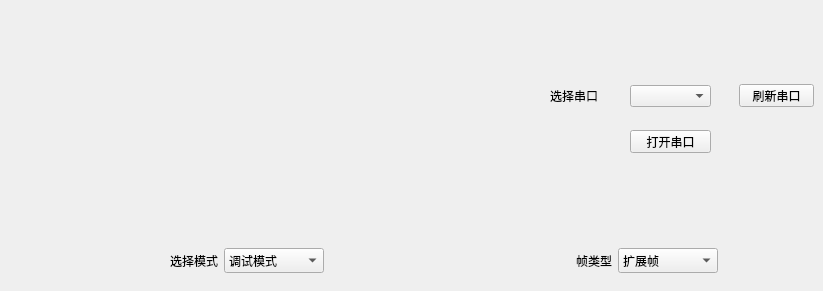
    <widget class="QWidget" name="tab_serial">
     <attribute name="title">
      <string>串口设置</string>
     </attribute>
     <widget class="QPushButton" name="pushButtonOpenCom">
      <property name="geometry">
       <rect>
        <x>630</x>
        <y>130</y>
        <width>81</width>
        <height>23</height>
       </rect>
      </property>
      <property name="font">
       <font>
        <family>微软雅黑</family>
       </font>
      </property>
      <property name="text">
       <string>打开串口</string>
      </property>
     </widget>
     <widget class="QLabel" name="labelImg">
      <property name="geometry">
       <rect>
        <x>10</x>
        <y>40</y>
        <width>451</width>
        <height>141</height>
       </rect>
      </property>
      <property name="styleSheet">
       <string notr="true">image: url(:/ico/resources/can_usb_1.png);</string>
      </property>
      <property name="text">
       <string/>
      </property>
     </widget>
     <widget class="QLabel" name="label_2">
      <property name="geometry">
       <rect>
        <x>550</x>
        <y>80</y>
        <width>61</width>
        <height>31</height>
       </rect>
      </property>
      <property name="font">
       <font>
        <family>微软雅黑</family>
        <pointsize>9</pointsize>
       </font>
      </property>
      <property name="text">
       <string>选择串口</string>
      </property>
     </widget>
     <widget class="QComboBox" name="comboBoxCom">
      <property name="geometry">
       <rect>
        <x>630</x>
        <y>85</y>
        <width>81</width>
        <height>22</height>
       </rect>
      </property>
      <property name="font">
       <font>
        <family>微软雅黑</family>
        <pointsize>9</pointsize>
       </font>
      </property>
     </widget>
     <widget class="QPushButton" name="pushButtonRefreshCom">
      <property name="geometry">
       <rect>
        <x>739</x>
        <y>84</y>
        <width>75</width>
        <height>23</height>
       </rect>
      </property>
      <property name="text">
       <string>刷新串口</string>
      </property>
     </widget>
     <widget class="QWidget" name="layoutWidget">
      <property name="geometry">
       <rect>
        <x>170</x>
        <y>240</y>
        <width>548</width>
        <height>42</height>
       </rect>
      </property>
      <layout class="QHBoxLayout" name="horizontalLayout">
       <item>
        <widget class="QLabel" name="label_12">
         <property name="font">
          <font>
           <family>微软雅黑</family>
           <pointsize>9</pointsize>
          </font>
         </property>
         <property name="text">
          <string>选择模式</string>
         </property>
        </widget>
       </item>
       <item>
        <widget class="QComboBox" name="comboBoxSelMode">
         <property name="minimumSize">
          <size>
           <width>100</width>
           <height>20</height>
          </size>
         </property>
         <property name="font">
          <font>
           <family>微软雅黑</family>
           <pointsize>9</pointsize>
          </font>
         </property>
         <item>
          <property name="text">
           <string>调试模式</string>
          </property>
         </item>
         <item>
          <property name="text">
           <string>生产模式</string>
          </property>
         </item>
        </widget>
       </item>
       <item>
        <spacer name="horizontalSpacer">
         <property name="orientation">
          <enum>Qt::Horizontal</enum>
         </property>
         <property name="sizeHint" stdset="0">
          <size>
           <width>300</width>
           <height>20</height>
          </size>
         </property>
        </spacer>
       </item>
       <item>
        <widget class="QLabel" name="label_29">
         <property name="font">
          <font>
           <family>微软雅黑</family>
           <pointsize>9</pointsize>
          </font>
         </property>
         <property name="text">
          <string>帧类型</string>
         </property>
        </widget>
       </item>
       <item>
        <widget class="QComboBox" name="comboBoxSelFrameType">
         <property name="minimumSize">
          <size>
           <width>100</width>
           <height>20</height>
          </size>
         </property>
         <property name="font">
          <font>
           <family>微软雅黑</family>
           <pointsize>9</pointsize>
          </font>
         </property>
         <property name="layoutDirection">
          <enum>Qt::LeftToRight</enum>
         </property>
         <property name="currentIndex">
          <number>1</number>
         </property>
         <item>
          <property name="text">
           <string>标准帧</string>
          </property>
         </item>
         <item>
          <property name="text">
           <string>扩展帧</string>
          </property>
         </item>
        </widget>
       </item>
      </layout>
     </widget>
    </widget>
